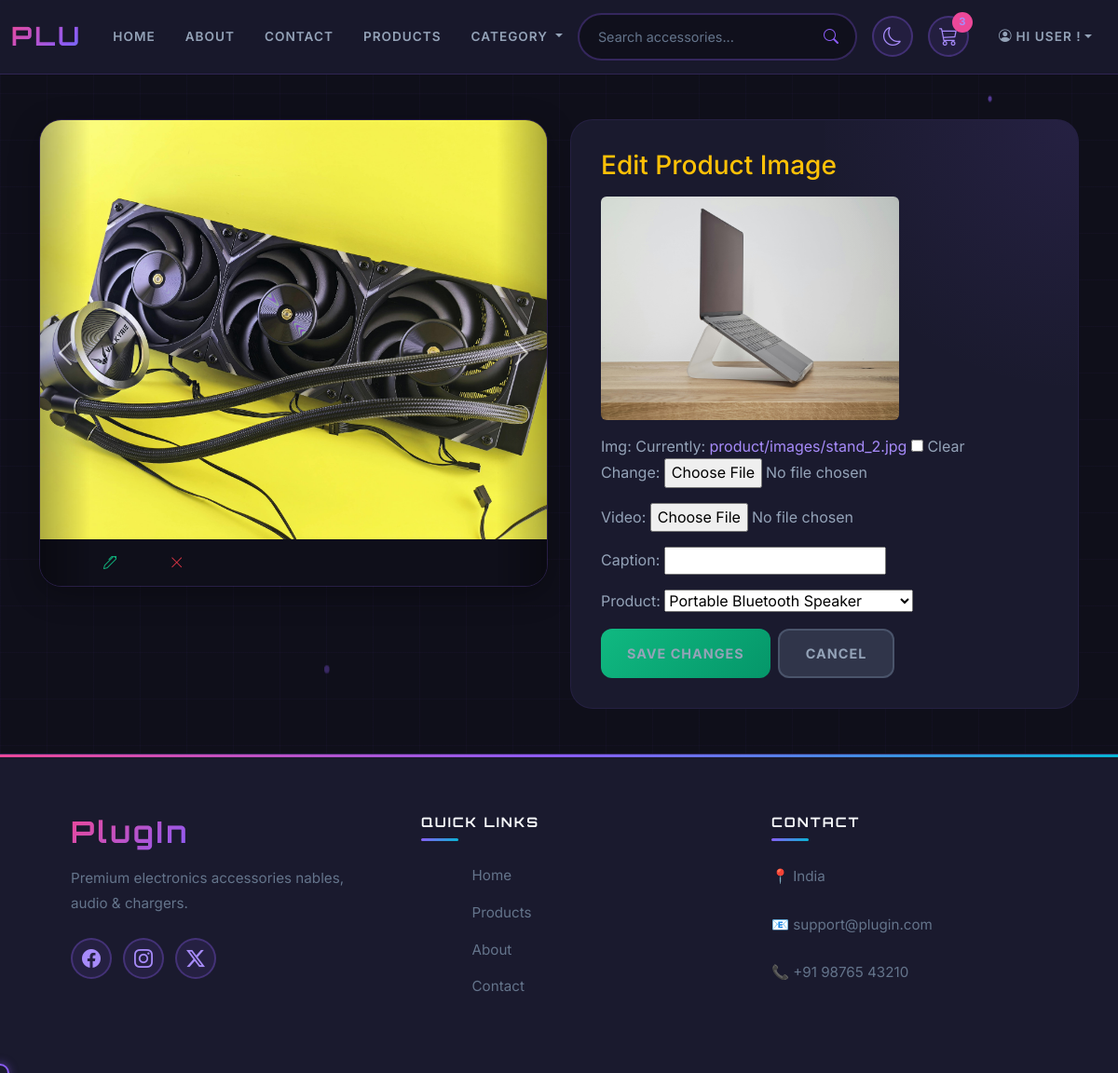
The page /products/image/edit/2 on the database its author committed.
### products/models.py (models this page shows, shortened)
class ProductImage(models.Model):
    img = models.ImageField(upload_to='product/images/', blank=True, null=True)
    video = models.FileField(upload_to='products/videos', blank=True, null=True)
    caption = models.CharField(max_length=200, blank=True)
    product = models.ForeignKey(Product,
                                on_delete=models.CASCADE,
                                related_name='images')
    created_at = models.DateTimeField(auto_now_add=True)
    updated_at = models.DateTimeField(auto_now=True)

### products/views.py (the view, shortened to what this page needs)
# urls.py: path('image/edit/<int:pk>',EditProductImage.as_view(), name='edit_pro_image'),
class EditProductImage(UpdateView):
    model = ProductImage
    template_name = 'products/image_edit.html'
    fields = '__all__'
    context_object_name = 'image'
    def get_context_data(self, **kwargs):
        context = super().get_context_data(**kwargs)
        context['product'] = self.object.product
        return context

### products/models.py (called while the page is built)
    def __str__(self):
        return self.title

### templates/products/image_edit.html (shortened to what this page needs)
{% extends 'base/base.html' %}
{% block content %}
<section id="product-detail-section" class="container py-5">
    <div class="row g-4 align-items-start">
        <div class="col-lg-6">
            {% include 'products/includes/productImageCarousel.html' %}
        </div>
        <div class="col-lg-6">
            <div class="product-info">
                <h3 class="mb-3 text-warning">
                    Edit Product Image
                </h3>
                <img src="{{ image.img.url }}" class="img-fluid rounded mb-3"
                    style="max-height: 240px; object-fit: contain;" alt="Current Image">
                <form method="post" enctype="multipart/form-data">
                    {{ form.as_p }}
                    <div class="d-flex gap-2 mt-3">
                        <button type="submit" class="btn btn-success">
                            Save Changes
                        </button>
                        <a href="{% url 'product_details' image.product.pk %}" class="btn btn-secondary">
                            Cancel
                        </a>
                    </div>
                </form>
            </div>
        </div>
    </div>
</section>
{% endblock %}

### templates/products/includes/productImageCarousel.html (shortened to what this page needs)
<div id="productImageCarousel" class="carousel slide product-carousel" data-bs-ride="carousel">
    {% if product.images.filter.exists %}
    <div class="carousel-inner">
        {% for media in product.images.all %}
        {% if media.img %}
        <div class="carousel-item {% if forloop.first %}active{% endif %}">
            <img src="{{ media.img.url }}" class="d-block w-100" alt="{{ media.caption }}">
            <div class="carousel-actions edit-del-btn">
                <a href="{% url 'edit_pro_image' media.pk %}" class="btn btn-light edit">
                    <i class="bi bi-pen"></i>
                </a>
                <a href="{% url 'del_pro_image' media.pk %}" class="btn btn-light delete text-danger">
                    <i class="bi bi-x-lg"></i>
                </a>
            </div>
        </div>
        {% endif %}
        {% endfor %}
    </div>
    <button class="carousel-control-prev" type="button" data-bs-target="#productImageCarousel" data-bs-slide="prev">
        <span class="carousel-control-prev-icon"></span>
    </button>
    <button class="carousel-control-next" type="button" data-bs-target="#productImageCarousel" data-bs-slide="next">
        <span class="carousel-control-next-icon"></span>
    </button>
    {% endif %}
</div>

### static/css/style.css (style rules this page uses)
:root { --primary-color: #8b5cf6; --primary-dark: #7c3aed; --primary-light: #a78bfa; --accent-cyan: #06b6d4; --accent-pink: #ec4899; --accent-green: #10b981; --accent-orange: #f97316; --accent-red: #ef4444; --bg-dark: #0f0f1a; --bg-card: #1a1a2e; --bg-card-hover: #252542; --text-primary: #f8fafc; --text-secondary: #94a3b8; --text-muted: #64748b; --gradient-primary: linear-gradient(135deg, #8b5cf6 0%, #06b6d4 100%); --gradient-glow: linear-gradient(135deg, #ec4899 0%, #8b5cf6 50%, #06b6d4 100%); --gradient-dark: linear-gradient(180deg, #1a1a2e 0%, #0f0f1a 100%); --shadow-glow-purple: 0 0 20px rgba(139, 92, 246, 0.4); --shadow-glow-cyan: 0 0 20px rgba(6, 182, 212, 0.4); --shadow-card: 0 8px 32px rgba(0, 0, 0, 0.3); --radius-sm: 0.5rem; --radius: 0.75rem; --radius-md: 1rem; --radius-lg: 1.5rem; --radius-xl: 2rem; --radius-full: 9999px; --transition-fast: 0.15s cubic-bezier(0.4, 0, 0.2, 1); --transition: 0.3s cubic-bezier(0.4, 0, 0.2, 1); --transition-slow: 0.5s cubic-bezier(0.4, 0, 0.2, 1); --transition-bounce: 0.5s cubic-bezier(0.68, -0.55, 0.265, 1.55); --font-sans: 'Inter', -apple-system, BlinkMacSystemFont, 'Segoe UI', Roboto, sans-serif; --font-display: 'Orbitron', 'Inter', sans-serif; }
*, *::before, *::after { box-sizing: border-box; margin: 0; padding: 0; }
html { scroll-behavior: smooth; font-size: 16px; }
body { font-family: var(--font-sans); font-size: 1rem; line-height: 1.6; color: var(--text-secondary); background: var(--bg-dark); min-height: 100vh; overflow-x: hidden; position: relative; }
body::before { content: ''; position: fixed; top: 0; left: 0; width: 100%; height: 100%; background-image: linear-gradient(rgba(139, 92, 246, 0.03) 1px, transparent 1px), linear-gradient(90deg, rgba(139, 92, 246, 0.03) 1px, transparent 1px); background-size: 50px 50px; pointer-events: none; z-index: -1; animation: gridMove 20s linear infinite; }
a { color: var(--primary-light); text-decoration: none; transition: all var(--transition-fast); }
img { max-width: 100%; height: auto; }
.btn { display: inline-flex; align-items: center; justify-content: center; gap: 0.5rem; font-weight: 700; font-size: 0.9rem; text-transform: uppercase; letter-spacing: 1px; padding: 0.875rem 1.75rem; border-radius: var(--radius); transition: all var(--transition-bounce); border: none; position: relative; overflow: hidden; }
.edit-del-btn { margin-left: 40px !important; position: relative !important; }
.edit { background: none !important; color: var(--accent-green) !important; }
.delete { background: none !important; position: absolute; }
.btn::before { content: ''; position: absolute; top: 0; left: -100%; width: 100%; height: 100%; background: linear-gradient(90deg, transparent, rgba(255, 255, 255, 0.2), transparent); transition: all var(--transition-slow); }
.btn-success { background: linear-gradient(135deg, #10b981 0%, #059669 100%); color: var(--white); }
.btn-secondary { background: rgba(100, 116, 139, 0.3); border: 2px solid rgba(100, 116, 139, 0.5); color: var(--text-secondary); }
.product-info { padding: 2rem; background: var(--bg-card); border: 1px solid rgba(139, 92, 246, 0.1); border-radius: var(--radius-lg); position: relative; overflow: hidden; }
.product-info::before { content: ''; position: absolute; top: -50%; right: -50%; width: 100%; height: 100%; background: radial-gradient(circle, rgba(139, 92, 246, 0.1) 0%, transparent 70%); pointer-events: none; }
.carousel { border-radius: var(--radius-lg); overflow: hidden; border: 1px solid rgba(139, 92, 246, 0.2); box-shadow: var(--shadow-card); }
.carousel-item { background: var(--bg-dark); }
.carousel-item img { width: 100%; height: 450px; object-fit: cover; padding: 0; }
.carousel-control-prev, .carousel-control-next { width: 10%; opacity: 0.6; transition: all var(--transition); background: linear-gradient(90deg, rgba(0, 0, 0, 0.5) 0%, transparent 100%); }
.carousel-control-next { background: linear-gradient(-90deg, rgba(0, 0, 0, 0.5) 0%, transparent 100%); }
.carousel-control-prev-icon, .carousel-control-next-icon { filter: drop-shadow(0 0 10px var(--primary-color)); }
.mt-3 { margin-top: 1rem; }
.d-flex { display: flex; }
.w-100 { width: 100%; }

### rows shown on the page
ProductImage: img (picture)
ProductImage: img (picture), product "Portable Bluetooth Speaker"
